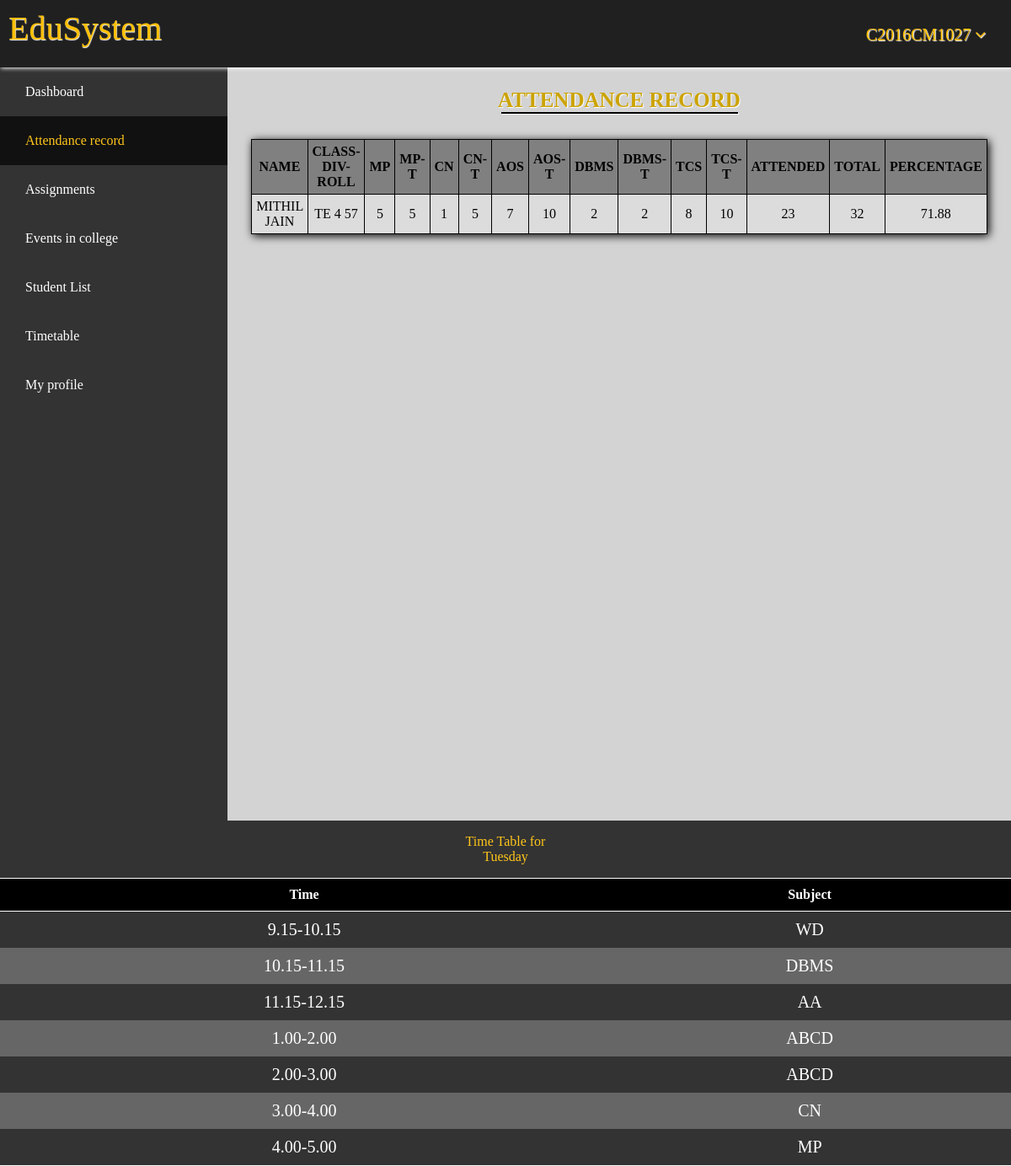
The page /home.php?page=attendance.php (signed in) on the database its author committed.
### tables this page shows
CREATE TABLE `profile` (
  `UserId` varchar(15) NOT NULL,
  `Fname` text NOT NULL,
  `Lname` text NOT NULL,
  `RegNo` int(5) NOT NULL,
  `Class` varchar(2) NOT NULL,
  `Division` int(1) NOT NULL,
  `RollNo` int(2) NOT NULL,
  `MobNo` bigint(10) NOT NULL,
  `Addr` varchar(50) NOT NULL,
  `Pass` varchar(32) NOT NULL DEFAULT 'sakec',
  `S1` int(2) NOT NULL DEFAULT '0',
  `S1t` int(2) NOT NULL DEFAULT '0',
  `S2` int(2) NOT NULL DEFAULT '0',
  `S2t` int(2) NOT NULL DEFAULT '0',
  `S3` int(2) NOT NULL DEFAULT '0',
  `S3t` int(2) NOT NULL DEFAULT '0',
  `S4` int(2) NOT NULL DEFAULT '0',
  `S4t` int(2) NOT NULL DEFAULT '0',
  `S5` int(2) DEFAULT '0',
  `S5t` int(2) NOT NULL DEFAULT '0',
  `Attended` int(2) AS (S1+S2+S3+S4+S5) VIRTUAL,
  `Total` int(2) AS (S1t+S2t+S3t+S4t+S5t) VIRTUAL,
  `Percent` decimal(4,2) AS ((S1+S2+S3+S4+S5)*100/(S1t+S2t+S3t+S4t+S5t)) VIRTUAL
);

CREATE TABLE `timetable` (
  `SrNo` int(1) NOT NULL,
  `Time` varchar(15) NOT NULL,
  `Monday` varchar(15) NOT NULL,
  `Tuesday` varchar(15) NOT NULL,
  `Wednesday` varchar(15) NOT NULL,
  `Thrusday` varchar(15) NOT NULL,
  `Friday` varchar(15) NOT NULL
);

### home.php (the view, shortened to what this page needs)
<html>
<head>
    <link rel="stylesheet" type="text/css" href="Addons/home.css">
    <link rel="stylesheet" href="https://cdnjs.cloudflare.com/ajax/libs/font-awesome/4.7.0/css/font-awesome.min.css">
</head>
<body>
    <div class="header">
        <div class="leftheader">
            <p class="pheader">EduSystem</p>
        </div>
        <div class="rightheader">
            <ul class="mainddheader">
                <li><a id="dropdown" href="#" onclick="#">
                <?php
                    echo $_SESSION['name'];
                ?>
                <i class="fa fa-angle-down"></i></a></li>
            </ul>
        </div>
    </div>
    <div class="flex-container">
            <div class="asideleft">
                <ul class="nav">
                    <li><a class="btn <?php if($_GET["page"]==""){echo 'active';}?>" href="home.php">Dashboard</a></li>
                    <li><a class="btn <?php if($_GET["page"]=="attendance.php"){echo 'active';}?>" href="home.php?page=attendance.php">Attendance record</a></li>
                    <li><a class="btn <?php if($_GET["page"]=="assign.php"){echo 'active';}?>" href="home.php?page=assign.php">Assignments</a></li>
                    <li><a class="btn <?php if($_GET["page"]=="events.php"){echo 'active';}?>" href="home.php?page=events.php">Events in college</a></li>
                    <li><a class="btn <?php if($_GET["page"]=="list.php"){echo 'active';}?>" href="home.php?page=list.php">Student List</a></li>
                    <li><a class="btn <?php if($_GET["page"]=="timetable.php"){echo 'active';}?>" href="home.php?page=timetable.php">Timetable</a></li>
                    <li><a class="btn <?php if($_GET["page"]=="update.php"){echo 'active';}?>" href="home.php?page=update.php">My profile</a></li>
                </ul>
            </div>
        <div class="maincontent">
            <?php
                if (isset($_GET['page'])&&$_GET['page']!=""){
                    include $_GET['page'];
                }
                else {
                    include 'dashboard.php';
                }
            ?>
        </div>
        <?php
            $user = 'student';
            $pass = 'sakec';
            $db = 'students';
            $conn = new mysqli('localhost', $user, $pass, $db) or die("Unable to connect to server".$db);
            $get_all = "select * from timetable";
            $data = mysqli_query($conn, $get_all) or die("No records found.");
            $row = mysqli_fetch_assoc($data);
            $day = date('l');
            echo '<div class="asideright">
                <div class="iasideright">
                        <p align="center">Time Table for <br>'.$day.' </p>';
                        if ($day=="Sunday" || $day=="Saturday") {
                            echo '<p class="tthead" align="center">Holiday<p>';
                        }
                        else {
                            echo'<table class="asiderighttable" >
                            <tr>
                                <th>Time</th>
                                <th>Subject</th>
                            </tr>';
                            echo '<tr>
                                <td>9.15-10.15</td>
                                <td>'.$row[$day].'</td>
                            </tr>';
                            $row = mysqli_fetch_assoc($data);
                            echo '
                            <tr>
                                <td>10.15-11.15</td>
                                <td>'.$row[$day].'</td>
                            </tr>';
                            $row = mysqli_fetch_assoc($data);
                            echo '
                            <tr>
                                <td>11.15-12.15</td>
                                <td>'.$row[$day].'</td>
                            </tr>';
                            $row = mysqli_fetch_assoc($data);
                            echo '
                            <tr>
                                <td>1.00-2.00</td>
                                <td>'.$row[$day].'</td>
                            </tr>';
                            $row = mysqli_fetch_assoc($data);
                            echo '
                            <tr>
                                <td>2.00-3.00</td>
                                <td>'.$row[$day].'</td>
                            </tr>';
                            $row = mysqli_fetch_assoc($data);
                            echo '
                            <tr>
                                <td>3.00-4.00</td>
                                <td>'.$row[$day].'</td>
                            </tr>';
                            $row = mysqli_fetch_assoc($data);
                            echo '
                            <tr>
                                <td>4.00-5.00</td>
                                <td>'.$row[$day].'</td>
                            </tr>
                    </table>';
                }
                    echo '</div></div>';
        ?>
    </div>
</body>
</html>

### check_attendance.php (shortened to what this page needs)
<!DOCTYPE html>
<html lang="en">
<head>
	<link rel="stylesheet" href="Addons/attendance.css">
</head>
<body>
	<p class="patten">Attendance Record</p>
    <hr class="hratten">
	<?php
		fetch();
		function fetch() {
			$user = 'student';
			$pass = 'sakec';
			$db = 'students';
			$conn = new mysqli('localhost', $user, $pass, $db) or die("Unable to connect to server".$db);
			$get_all = "select * from profile where UserId=\"".$_SESSION['name']."\"";
			$data = mysqli_query($conn, $get_all) or die("No records found.");
			$row = mysqli_fetch_assoc($data);
			echo "<div class=\"table\"><table><tr><th>Name</th><th>Class-Div-Roll</th><th>MP</th><th>MP-T</th><th>CN</th><th>CN-T</th><th>AOS</th><th>AOS-T</th><th>DBMS</th><th>DBMS-T</th><th>TCS</th><th>TCS-T</th><th>Attended</th><th>Total</th><th>Percentage</th></tr>
				<tr><td>".$row["Fname"]." ".$row["Lname"]."</td><td>".$row["Class"]." ".$row["Division"]." ".$row["RollNo"]."</td><td>".$row["S1"]."</td><td>".$row["S1t"]."</td><td>".$row["S2"]."</td><td>".$row["S2t"]."</td><td>".$row["S3"]."</td><td>".$row["S3t"]."</td><td>".$row["S4"]."</td><td>".$row["S4t"]."</td><td>".$row["S5"]."</td><td>".$row["S5t"]."</td><td>".$row["Attended"]."</td><td>".$row["Total"]."</td><td>".$row["Percent"]."</td></tr></table></div>";
		}
	?>
</body>
</html>

### Addons/home.css (style rules this page uses)
body { margin:0; background-repeat: no-repeat; background-position: center top; }
.header { position:sticky; top:0; display:flex; width:100%; height:80px; background-color:#202020; justify-content: center; box-shadow:1px 1px 5px white; }
.flex-container { display: flex; flex-wrap: wrap; }
.asideleft { flex:15%; min-height:894px; background-color:#333; }
.maincontent { flex:70%; background-color:#D3D3D3; min-height:650px; }
.asideright { flex:15%; background-color: #333; }
.leftheader { justify-content: center; flex:80%; }
.pheader { margin:10 0 0 10px; font-family: cursive; font-size: 40px; color:#ffbf00; text-shadow:0.5px 0.5px 1px white; }
.rightheader { justify-content: center; flex:20%; text-align: right; padding:30px; }
.mainddheader { padding:0; margin:-10px; list-style-type: none; }
.mainddheader li { font-size:20px; padding:10px; }
.mainddheader li a { text-decoration: none; color:#ffbf00; text-shadow:1px 1px 1px white; }
ul.nav { list-style-type: none; overflow: hidden; padding: 0; margin: 0px; background-color: #333; }
ul.nav > li { padding: 0px; }
ul.nav > li > a { display: block; color: white; border: none; padding: 20px 30px; text-align: left; transition: all 0.7s ease; text-decoration: none; }
ul.nav > li > a.active { background-color: #111; color:#ffc61a; }
hr { display: block; margin-top: 0.5px; margin-left:0; margin-right: 20%; border-style: inset; border:1px solid black; }
.iasideright p { color:#ffc61a; font-family: cursive; }
table,th,td { text-align: center; border-collapse:collapse; }
.asiderighttable { width:100%; background-color: white; }
.asiderighttable th { border:0px; padding:10px; background-color: black; border-bottom:1px solid white; border-top:1px solid white; }
.asiderighttable tr:nth-child(odd) { background-color:#666; color:white; }
.asiderighttable tr:nth-child(even) { background-color:#333; color:white; }
.asiderighttable tr:last-child { border-bottom: 1px solid white; }
.asiderighttable td { border:0; font-size: 20px; padding:10px; }

### Addons/attendance.css (style rules this page uses)
p.patten { font-family: cursive; font-size: 25px; font-weight: 700; text-align: center; margin-bottom:0; color:#cca300; text-shadow: 1px 1px 1px white; text-transform: uppercase; }
hr.hratten { width:30%; margin:auto; box-shadow: 1px 1px 1px white; }
.table table { width:90%; margin-right: auto; margin-left: auto; margin-top: 30px; margin-bottom: 30px; box-shadow:2px 2px 10px black; background-color:#DCDCDC; }
.table th { background-color:#808080; }
.table td,.table th { border:1px solid black; padding:5px; text-transform: uppercase; }

### rows shown on the page
profile: Fname "MITHIL", Lname "JAIN", Class "TE", Division "4", RollNo "57", S1 "5", S1t "5", S2 "1", S2t "5", S3 "7", S3t "10", S4 "2", S4t "2", S5 "8", S5t "10", Attended "23", Total "32", Percent "71.88"
timetable: Tuesday "WD"
timetable: Tuesday "DBMS"
timetable: Tuesday "AA"
timetable: Tuesday "ABCD"
timetable: Tuesday "ABCD"
timetable: Tuesday "CN"
timetable: Tuesday "MP"

### other values the page prints
$_SESSION['name'] "C2016CM1027"
